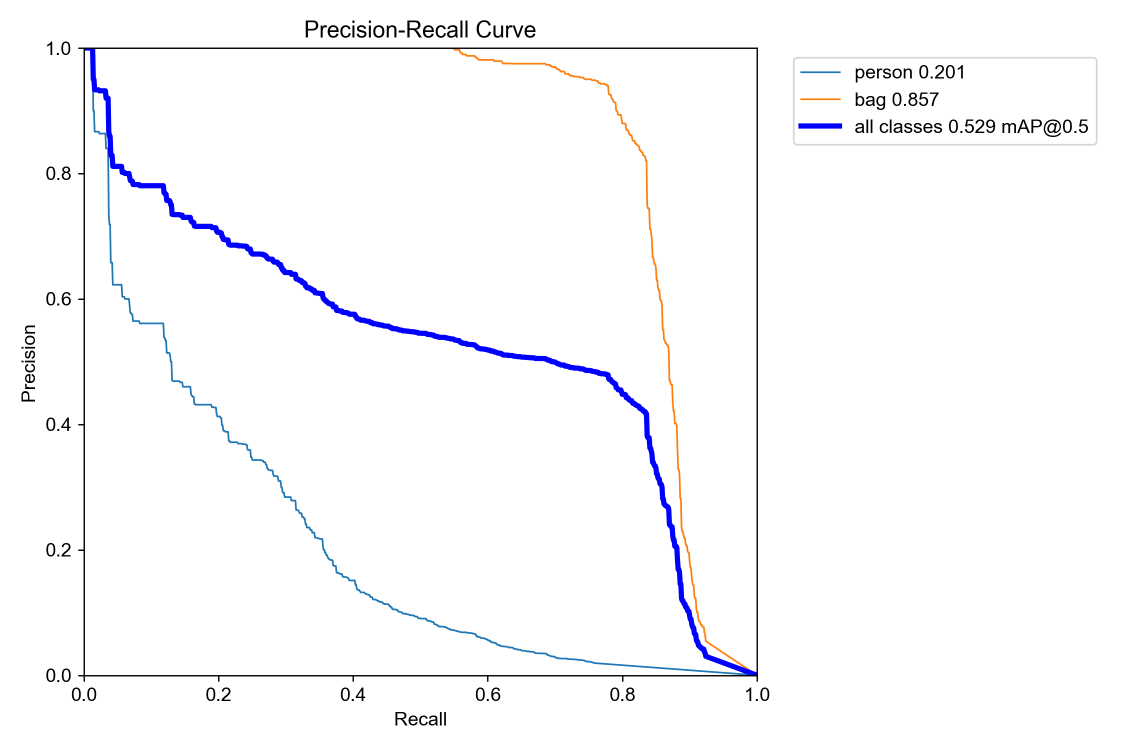
#> input picture runs/detect/yolo10n_Dataset_v4/train/BoxPR_curve.png, 2250 x 1500 px, found by its file name (shown at 1/2 size); its folder holds only this picture in this run
$ jupyter execute --allow-errors EDA.ipynb
#> lines starting #> are read from the running program, lines starting #| are printed output that depends on the picture
## Exploratory Data Analysis

[cell 1]
import matplotlib.pyplot as plt
import numpy as np
from PIL import Image
import cv2
import os

### Bag class spread

[cell 2]
OI_label_dir = "../../bag_detection_dataset/labels/train"
# print(os.listdir(OI_label_dir))
counter = {}
try:
    for file in os.listdir(OI_label_dir):
        if file.endswith(".txt"):
            #need to use os.path.join to access indiv .txt file,else permission issue
            with open(os.path.join(OI_label_dir,file),"r") as f:
                lines = f.readlines()
                for line in lines:
                    class_id = line.split()[0]
                    counter[class_id] = counter.get(class_id, 0) + 1
except Exception as e:
    print(f'Error with file processing:{e}')

chart_labels = {0: "Backpack",1:"Handbag",2:"Suitcase",3:"Luggage and bags"}
#> (the rest of this cell did not finish here and is left out)

## Merged dataset cleaning

This section will help with the initial cleaning of the dataset via the handling of corrupt or irrelevant images and labels.

It will delete the images/labels with its corresponding labels/images if the file is deemed invalid for analysis.

The goal is to ensure that the train, test, validation sets are full of valid images and labels for analysis and modelling.

[cell 3]
MERGED_DATASET_IMAGES_TRAIN_DIR = "../../final_unified_dataset/images/train"

MERGED_DATASET_LABELS_TRAIN_DIR = "../../final_unified_dataset/labels/train"

MERGED_DATASET_IMAGES_TEST_DIR = "../../final_unified_dataset/images/test"

MERGED_DATASET_LABELS_TEST_DIR = "../../final_unified_dataset/labels/test"

MERGED_DATASET_IMAGES_VAL_DIR = "../../final_unified_dataset/images/val"

MERGED_DATASET_LABELS_VAL_DIR = "../../final_unified_dataset/labels/val"

MERGED_DATASET_YAML = "../../final_unified_dataset/dataset.yaml"


NEW_DATASET_IMAGES_TRAIN_DIR = "../../new_dataset/images/train"

NEW_DATASET_LABELS_TRAIN_DIR = "../../new_dataset/labels/train"

NEW_DATASET_IMAGES_TEST_DIR = "../../new_dataset/images/test"

NEW_DATASET_LABELS_TEST_DIR = "../../new_dataset/labels/test"

NEW_DATASET_IMAGES_VAL_DIR = "../../new_dataset/images/val"

NEW_DATASET_LABELS_VAL_DIR = "../../new_dataset/labels/val"

NEW_DATASET_YAML = "../../new_dataset/dataset.yaml"

[cell 4]
from collections import Counter, defaultdict
import pandas as pd
import matplotlib.pyplot as plt
import os
import cv2
from PIL import Image
from pathlib import Path
import numpy as np

[cell 5]
# Checking of invalid images

# Allow the attempt of loading image files that are incomplete or corrupted instead of raising error


def check_image_integrity(image_folder):

    """
    Tests each file in the folder whether it is a valid image file

    1. Correct extension (JPG, JPEG, PNG, BMP, WEBP)

    2. Size Check (Cannot be 0 bytes)

    3. Check if the image is corrupted via Image.verify(), catches corruption in a try execpt block

    Returns a list of invalid images/files

    """
#> called with image_folder = '../../final_unified_dataset/images/train'


    invalid_images = []
    valid_extensions = ('.jpg', '.jpeg', '.png','.bmp','.webp')

    if "labels" in image_folder:
        print(f"Warning: The folder {image_folder} does not seem to be an image folder.")
        return invalid_images

    all_files = os.listdir(image_folder)


    print(f"Checking {len(all_files)} images...")

    for filename in all_files:
        path = os.path.join(image_folder, filename)

        ext = os.path.splitext(filename)[1].lower()

        # 1. Extension Check
        if ext not in valid_extensions:
            invalid_images.append((path, "invalid extension"))
            continue

        # 2. Check if file is 0 bytes
        if os.path.getsize(path) == 0:
            invalid_images.append((path, "0 bytes"))
            continue

        # 3. Try to open with OpenCV or PIL to check for corruption
        try:
            img = cv2.imread(path)
#> img is the input picture: shape (1500, 2250, 3); mean B, G, R 251.8, 250, 250
            if img is None:
                # Try PIL if CV2 fails (sometimes helps with metadata issues)
                with Image.open(path) as pil_img:
                    pil_img.verify()
            else:
                h, w, c = img.shape
#> h = 1500; w = 2250; c = 3
                if h == 0 or w == 0:
                    invalid_images.append((path, "zero_dimension"))
        except Exception as e:
            invalid_images.append((path, "corrupted"))

    return invalid_images


# Removing of invalid images from specified folder


from pathlib import Path

def synchronized_file_removal(invalid_entries, image_dir, label_dir):
    """
    Deletes the invalid file AND its corresponding pair (image <-> label).
    invalid_entries: List of tuples (file_path_string, reason)
    """
    if not invalid_entries:
        print("No files to delete.")
        return

    img_dir = Path(image_dir)
    lbl_dir = Path(label_dir)

    for file_path_str, reason in invalid_entries:
        current_file = Path(file_path_str)

        # Safety Check: Never delete the class definition file
        if current_file.name == "classes.txt":
            continue

        base_name = current_file.stem  # Filename without extension

        # Define potential pairs
        # We check common image extensions in case the flagged file was a label
        possible_images = [img_dir / f"{base_name}{ext}" for ext in ['.jpg', '.jpeg', '.png', '.bmp', '.webp']]
        label_file = lbl_dir / f"{base_name}.txt"

        # --- 1. DELETE THE FLAGGED FILE ---
        if current_file.exists():
            try:
                current_file.unlink()
                print(f"🗑️ Deleted flagged file: {current_file.name} ({reason})")
            except OSError as e:
                print(f"❌ Error deleting {current_file.name}: {e}")

        # --- 2. DELETE THE SYNCED PARTNER ---
        # If an image was flagged, find and delete the label
        if current_file.suffix.lower() in ['.jpg', '.jpeg', '.png', '.bmp', '.webp']:
            if label_file.exists():
                label_file.unlink()
                print(f"🔗 Cleaned up orphan label: {label_file.name}")

        # If a label was flagged, find and delete the image
        elif current_file.suffix.lower() == '.txt':
            for img_pair in possible_images:
                if img_pair.exists():
                    img_pair.unlink()
                    print(f"🔗 Cleaned up orphan image: {img_pair.name}")
                    break

[cell 6]
# Checking train images

# Usage for train images, can be repeated for test and val images by changing the directory path in the function call
errors_train = check_image_integrity(MERGED_DATASET_IMAGES_TRAIN_DIR)
print(f"Found {len(errors_train)} invalid images.")
print(errors_train)

#Deletes the corrupt files
synchronized_file_removal(errors_train, MERGED_DATASET_IMAGES_TRAIN_DIR, MERGED_DATASET_LABELS_TRAIN_DIR)

#> (a cell that did not finish here is left out)

print(f"Found {len(errors_test)} invalid images.")
print(errors_test)

#Deletes the corrupt files
synchronized_file_removal(errors_test, MERGED_DATASET_IMAGES_TEST_DIR, MERGED_DATASET_LABELS_TEST_DIR)

#> (a cell that did not finish here is left out)

print(f"Found {len(errors_val)} invalid images.")
print(errors_val)

#Deletes the corrupt files
synchronized_file_removal(errors_val, MERGED_DATASET_IMAGES_VAL_DIR, MERGED_DATASET_LABELS_VAL_DIR)

[cell 9]
def validate_yolo_annotations(label_folder):
    issues = []
    all_files = os.listdir(label_folder)
    print(f"Checking {len(all_files)} labels...")
    for filename in os.listdir(label_folder):
        if filename.endswith(".txt"):
            file_path = os.path.join(label_folder, filename)

            # Check file size first - quick way to find empty files
            if os.path.getsize(file_path) == 0:
                issues.append((file_path, "Empty File"))
                continue

            with open(file_path, 'r') as f:
                lines = f.readlines()

                # Double check if it's just whitespace/empty lines
                if not any(line.strip() for line in lines):
                    issues.append((file_path, "Empty or whitespace only"))
                    continue

                for line in lines:
                    parts = line.split()
                    if len(parts) != 5:
                        issues.append((file_path, "Malformed line"))
                        continue

                    try:
                        cls, x, y, w, h = map(float, parts)
                        if not all(0 <= val <= 1 for val in [x, y, w, h]):
                            issues.append((file_path, f"Out of bounds: {x, y, w, h}"))
                    except ValueError:
                        issues.append((file_path, "Non-numeric data detected"))

    return issues

[cell 10]
# Check train labels
train_label_issues = validate_yolo_annotations(MERGED_DATASET_LABELS_TRAIN_DIR)
print(f"Found {len(train_label_issues)} issues in train labels.")
print(train_label_issues)

synchronized_file_removal(train_label_issues, MERGED_DATASET_IMAGES_TRAIN_DIR, MERGED_DATASET_LABELS_TRAIN_DIR)

#> (a cell that did not finish here is left out)

print(f"Found {len(test_label_issues)} issues in test labels.")
print(test_label_issues)

synchronized_file_removal(test_label_issues, MERGED_DATASET_IMAGES_TEST_DIR, MERGED_DATASET_LABELS_TEST_DIR)

#> (a cell that did not finish here is left out)

print(f"Found {len(val_label_issues)} issues in validation labels.")
print(val_label_issues)

synchronized_file_removal(val_label_issues, MERGED_DATASET_IMAGES_VAL_DIR, MERGED_DATASET_LABELS_VAL_DIR)

## Initial Exploratory Data Analysis

This section serves to explore the samples in the datasets, its distribution and provide analysis on its characteristics such as spatial resolution, similarities with other images.

[cell 13]
# Showing samples from each class in the dataset to check for visual consistency and annotation quality

import os
import cv2
import random
import matplotlib.pyplot as plt
from pathlib import Path

def plot_samples(image_dir, label_dir, num_samples=4, class_names=['Person', 'Bag']):
#> called with image_dir = '../../final_unified_dataset/images/train', label_dir = '../../final_unified_dataset/labels/train', num_samples = 8
    image_files = [f for f in os.listdir(image_dir) if f.lower().endswith(('.jpg', '.png'))]

    # Randomly shuffle and pick samples
    random.shuffle(image_files)
    samples = image_files[:num_samples]

    # Calculate grid size (e.g., for 4 samples, a 2x2 grid looks better than a long line)
    cols = 2
    rows = (num_samples + 1) // cols
    fig, axes = plt.subplots(rows, cols, figsize=(16, 5 * rows))
    axes = axes.flatten()

    for i, img_name in enumerate(samples):
        img_path = os.path.join(image_dir, img_name)
        img = cv2.imread(img_path)
        img = cv2.cvtColor(img, cv2.COLOR_BGR2RGB)
        h, w, _ = img.shape
#> h = 1500; w = 2250

        # Consistent font and thickness based on image size
        font_scale = w / 1000
#> font_scale = 2.25
        thickness = max(1, int(w / 300))
#> thickness = 7

        label_path = os.path.join(label_dir, Path(img_name).stem + ".txt")

        if os.path.exists(label_path):
            with open(label_path, 'r') as f:
                for line in f:
                    cls_id, x, y, bw, bh = map(float, line.split())

                    # YOLO to Pixel Coordinates
                    x1 = int((x - bw/2) * w)
                    y1 = int((y - bh/2) * h)
                    x2 = int((x + bw/2) * w)
                    y2 = int((y + bh/2) * h)

                    # Pick color based on class (e.g., Red for Person, Blue for Bag)
                    color = (255, 0, 0) if int(cls_id) == 0 else (0, 255, 0)

                    # Draw Bounding Box
                    cv2.rectangle(img, (x1, y1), (x2, y2), color, thickness)

                    # Draw Text Background (so text is readable)
                    label_text = class_names[int(cls_id)]
                    (tw, th), _ = cv2.getTextSize(label_text, cv2.FONT_HERSHEY_SIMPLEX, font_scale, thickness)
                    cv2.rectangle(img, (x1, y1 - th - 5), (x1 + tw, y1), color, -1)
                    cv2.putText(img, label_text, (x1, y1 - 5), cv2.FONT_HERSHEY_SIMPLEX,
                                font_scale, (255, 255, 255), max(1, thickness//2))

        axes[i].imshow(img)
        axes[i].set_title(f"Source: {img_name}\nRes: {w}x{h}", fontsize=12)
        axes[i].axis('off')

    # Clean up empty subplots if num_samples is odd
    for j in range(i + 1, len(axes)):
        axes[j].axis('off')

    plt.tight_layout()
    plt.show()

# plot_samples('path/to/images', 'path/to/labels')

[cell 14]
# Train samples
plot_samples(MERGED_DATASET_IMAGES_TRAIN_DIR, MERGED_DATASET_LABELS_TRAIN_DIR,num_samples=8)

[cell 15]
#Quantify class imbalance across train/val/test for YOLO labels
#Conmputes:
#1) object-level counts (total boxes per class)
#2) image-level presence (how many images contain each class)


def parse_yolo_class_stats(label_dir):
    object_counts = Counter()
    image_presence_counts = Counter()
    total_label_files = 0
    malformed_files = []
    invalid_class_lines = []

    for fname in os.listdir(label_dir):
        if not fname.endswith(".txt"):
            continue

        total_label_files += 1
        fpath = os.path.join(label_dir, fname)
        classes_in_image = set()

        try:
            with open(fpath, "r", encoding="utf-8") as f:
                lines = [ln.strip() for ln in f if ln.strip()]
        except Exception:
            malformed_files.append(fpath)
            continue

        for line_no, line in enumerate(lines, start=1):
            parts = line.split()
            if len(parts) != 5: #[classId,x_center,y_center,width,height]
                malformed_files.append(f"{fpath} (line {line_no}: malformed)")
                continue

            try:
                cls_id = int(float(parts[0]))  # supports "0" or "0.0"
            except ValueError:
                invalid_class_lines.append(f"{fpath} (line {line_no}: non-numeric class)")
                continue

            object_counts[cls_id] += 1
            classes_in_image.add(cls_id)

        for cls_id in classes_in_image:
            image_presence_counts[cls_id] += 1

    return {
        "object_counts": object_counts,
        "image_presence_counts": image_presence_counts,
        "total_label_files": total_label_files,
        "malformed_files": malformed_files,
        "invalid_class_lines": invalid_class_lines,
    }

#Mapping to match your final_unified_dataset classes, from .yaml
CLASS_NAMES = {
    0: "Person",
    1: "Bag",
}

SPLIT_TO_LABEL_DIR = {
    "train": MERGED_DATASET_LABELS_TRAIN_DIR,
    "val": MERGED_DATASET_LABELS_VAL_DIR,
    "test": MERGED_DATASET_LABELS_TEST_DIR,
}
# Collect stats for each split
split_stats = {}
all_classes = set()
#> (the rest of this cell did not finish here and is left out)

[cell 16]
# Visualize imbalance across splits

plt.figure(figsize=(10, 5))
#> (the rest of this cell did not finish here and is left out)

After quantifying class imbalance between train,validation and test, this annotated dataset is split into 73/17/10 split respectively.

The class distribution across the splits remains consistent, with bag objects representing approximately 93–96% of the dataset and person objects representing around 4–7%. While the splits are well balanced across datasets, the overall dataset exhibits significant class imbalance between bag and person instances.

[cell 17]
hist_total = np.zeros(256) #0-255 RGB value

image_files = os.listdir(MERGED_DATASET_IMAGES_TRAIN_DIR)  # reduce sample

for file in image_files:

    img_path = os.path.join(MERGED_DATASET_IMAGES_TRAIN_DIR, file)
    img = cv2.imread(img_path, cv2.IMREAD_GRAYSCALE)
#> img: shape (1500, 2250); min 0, max 255, mean 250.2

    if img is None:
        continue

    hist = cv2.calcHist([img], [0], None, [256], [0,256])
#> hist = 256 values, max 3281759 at index 255, min 24 at index 80, mean 13183.6
    hist_total += hist.flatten()
#> hist_total has the same summary as hist

plt.plot(hist_total)

plt.title("Pixel Intensity Distribution")
plt.xlabel("Pixel Value")
plt.ylabel("Frequency")

plt.show()
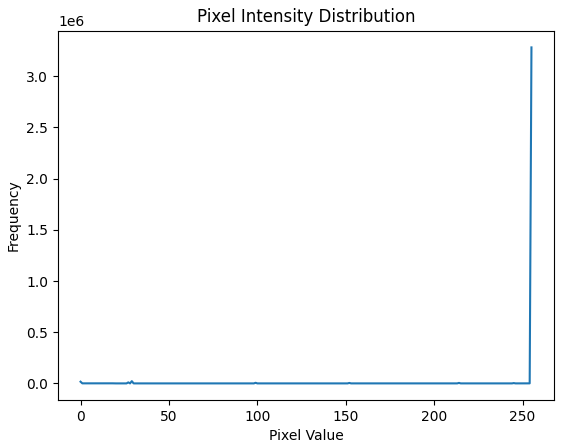
#> figure drawn by matplotlib, 1 panel; curve peaks at x = 255, y = 3281759

At both extremes, where 0 is black and 255 being white, there are large spikes indating that there is presence of dark and bright spots in the images. The remaining pixel values are relatively evenly distributed suggesting that the dataset contains images captured under varied lighting conditions. This is beneficial as it can generalise well across different environment.

[cell 18]
objects_per_image = []

#> (the rest of this cell did not finish here and is left out)

Most training images contain one or two objects, only a small number of images contain five or more objects.This reflect that most images have limited overlaping or low-density environment. This might affect performance of model when detecting objects in crowded environment.

[cell 19]
def analyze_image_resolution(directory, dataset_name):
#> called with directory = '../../final_unified_dataset/images/train', dataset_name = 'Train'
    widths = []
    heights = []

    try:
        for file in os.listdir(directory):
            img_path = os.path.join(directory, file)
            try:
                img = Image.open(img_path)
#> img: PIL image 2250x1500 RGBA
                w, h = img.size
#> w = 2250; h = 1500
                widths.append(w)
                heights.append(h)

                if w > 1500 or h > 1500:
                    print(f'Outlier image in {dataset_name}: {img_path}')

            except Exception as img_error:
                print(f"Error processing image: {img_path} | {img_error}")

    except Exception as e:
        print(f'Error reading directory {directory}: {e}')
        return

    plt.figure(figsize=(5,5))
    plt.scatter(widths, heights, alpha=0.5)

    plt.xlabel("Image Width")
    plt.ylabel("Image Height")
    plt.title(f"Image Resolution Distribution ({dataset_name})")

    print(f"\n===== {dataset_name} Statistics =====")

    print("Width statistics")
    print("Min:", min(widths))
#| Min: 2250
    print("Max:", max(widths))
#| Max: 2250
    print("Average:", sum(widths)/len(widths))
#| Average: 2250.0

    print("\nHeight statistics")
    print("Min:", min(heights))
#| Min: 1500
    print("Max:", max(heights))
#| Max: 1500
    print("Average:", sum(heights)/len(heights))
#| Average: 1500.0

    plt.show()
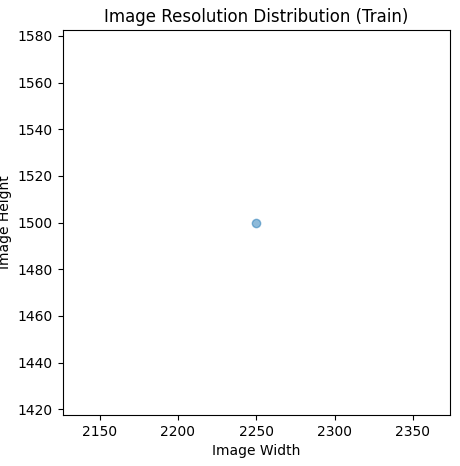
#> figure drawn by matplotlib, 1 panel


# directories to loop through
datasets = {
    "Train": MERGED_DATASET_IMAGES_TRAIN_DIR,
    "Test": MERGED_DATASET_IMAGES_TEST_DIR,
    "Validation": MERGED_DATASET_IMAGES_VAL_DIR
}

for name, directory in datasets.items():
    analyze_image_resolution(directory, name)

Image resolution distribution shows that most images across the 3 datasets have around width of 1000 with varying heights between 400 to 1000 pixels.The average width and height is relatively the same.Dataset generally have consistent resolutions. There is a single high-resolution outlier in the training dataset.

## Dataset Cleaning

This section serves to perform cleaning of the dataset so as to reduce resizing overhead during training and improve performance.

### Dimension Standardisation

[cell 20]
# Spatial Resolution Standardization
# This replaces existing images in place
TARGET_SIZE = (640, 640)

image_dirs = [
    "../../final_unified_dataset/images/train",
    "../../final_unified_dataset/images/test",
    "../../final_unified_dataset/images/val"
]

def resize_images(folder):
#> called with folder = '../../final_unified_dataset/images/train'
    for file in os.listdir(folder):

        if file.lower().endswith((".jpg", ".jpeg", ".png")):

            path = os.path.join(folder, file)

            img = cv2.imread(path)

            if img is None:
                continue

            resized = cv2.resize(img, TARGET_SIZE, interpolation=cv2.INTER_AREA)
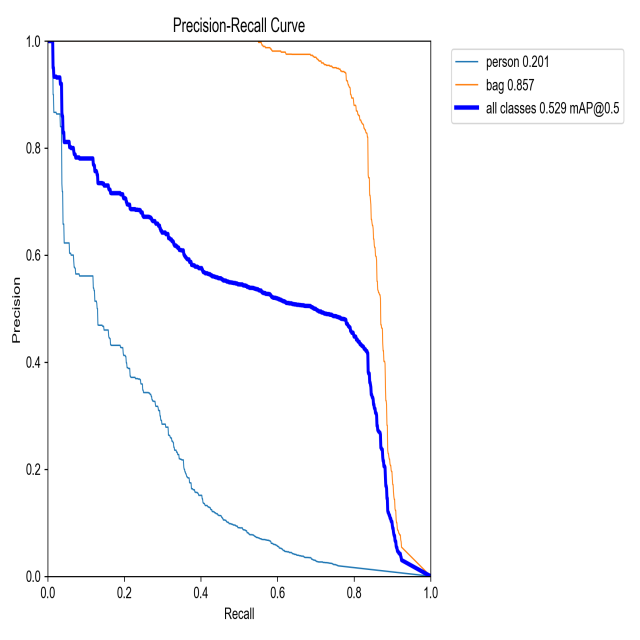
#> resized: shape (640, 640, 3); mean B, G, R 251.8, 250, 250

            cv2.imwrite(path, resized)

            print(f"Resized: {path}")

#> (the rest of this cell did not finish here and is left out)
